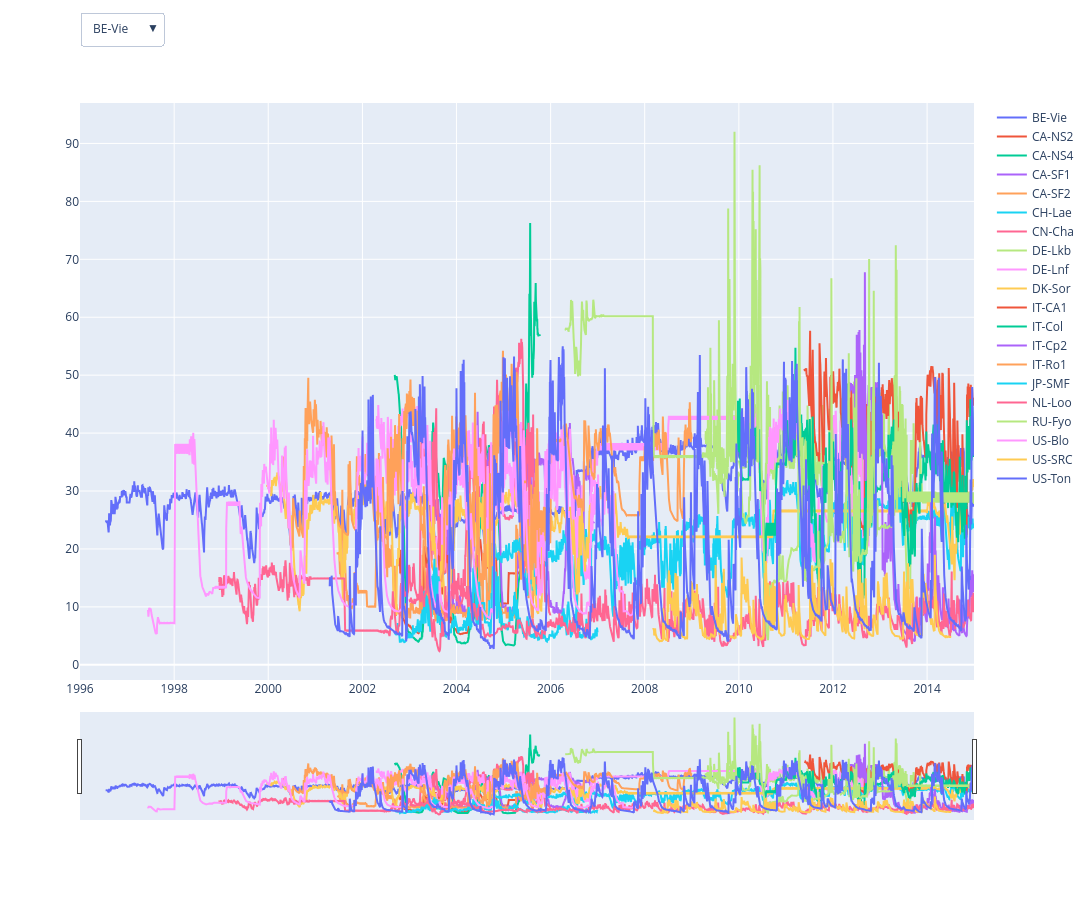

This figure's notebook cell:
### Code cell
buttons = []
i = 0

fig3 = go.Figure()

for site in site_list:
    fig3.add_trace(
        go.Scatter(
            x = df['TIMESTAMP'][df['site']==site],
            y = df['SWC_cleaned'][df['site']==site],
            name = site, visible = (i==0)
        )
    )
    
for site in site_list:
    args = [False] * len(site_list)
    args[i] = True
    
    #create a button object for the country we are on
    button = dict(label = site,
                  method = "update",
                  args=[{"visible": args}])
    
    #add the button to our list of buttons
    buttons.append(button)
    
    #i is an iterable used to tell our "args" list which value to set to True
    i+=1
    
fig3.update_layout(updatemenus=[dict(active=0,
                                    type="dropdown",
                                    buttons=buttons,
                                    x = 0,
                                    y = 1.1,
                                    xanchor = 'left',
                                    yanchor = 'bottom'),
                              ])

fig3.update_layout(xaxis1_rangeslider_visible=True,
                  height=600)

fig3.update_layout(
    autosize=False,
    width=1400,
    height=900,)

### Figure 1 — Plotly figure (JSON) as saved in the notebook; plotly's stock layout.template omitted (floating-point values rounded to 4 significant figures; data arrays with more than 128 entries replaced by an {"elided": "..."} marker saying what was removed)
{"data": [{"name": "BE-Vie", "type": "scatter", "visible": true, "x": {"elided": "6940 str values"}, "y": {"elided": "6940 float values"}}, {"name": "CA-NS2", "type": "scatter", "visible": true, "x": {"elided": "1826 str values"}, "y": {"elided": "1826 float values"}}, {"name": "CA-NS4", "type": "scatter", "visible": true, "x": {"elided": "1461 str values"}, "y": {"elided": "1461 float values"}}, {"name": "CA-SF1", "type": "scatter", "visible": true, "x": {"elided": "1461 str values"}, "y": {"elided": "1461 float values"}}, {"name": "CA-SF2", "type": "scatter", "visible": true, "x": {"elided": "1826 str values"}, "y": {"elided": "1826 float values"}}, {"name": "CH-Lae", "type": "scatter", "visible": true, "x": {"elided": "4018 str values"}, "y": {"elided": "4018 float values"}}, {"name": "CN-Cha", "type": "scatter", "visible": true, "x": {"elided": "1096 str values"}, "y": {"elided": "1096 float values"}}, {"name": "DE-Lkb", "type": "scatter", "visible": true, "x": {"elided": "1826 str values"}, "y": {"elided": "1826 float values"}}, {"name": "DE-Lnf", "type": "scatter", "visible": true, "x": {"elided": "4018 str values"}, "y": {"elided": "4018 float values"}}, {"name": "DK-Sor", "type": "scatter", "visible": true, "x": {"elided": "6940 str values"}, "y": {"elided": "6940 float values"}}, {"name": "Fl-Sod", "type": "scatter", "visible": true, "x": [], "y": []}, {"name": "IT-CA1", "type": "scatter", "visible": true, "x": {"elided": "1461 str values"}, "y": {"elided": "1461 float values"}}, {"name": "IT-Col", "type": "scatter", "visible": true, "x": {"elided": "6940 str values"}, "y": {"elided": "6940 float values"}}, {"name": "IT-Cp2", "type": "scatter", "visible": true, "x": {"elided": "1096 str values"}, "y": {"elided": "1096 float values"}}, {"name": "IT-Ro1", "type": "scatter", "visible": true, "x": {"elided": "3288 str values"}, "y": {"elided": "3288 float values"}}, {"name": "JP-SMF", "type": "scatter", "visible": true, "x": {"elided": "1826 str values"}, "y": {"elided": "1826 float values"}}, {"name": "NL-Loo", "type": "scatter", "visible": true, "x": {"elided": "6940 str values"}, "y": {"elided": "6940 float values"}}, {"name": "RU-Fyo", "type": "scatter", "visible": true, "x": {"elided": "6209 str values"}, "y": {"elided": "6209 float values"}}, {"name": "US-Blo", "type": "scatter", "visible": true, "x": {"elided": "4017 str values"}, "y": {"elided": "4017 float values"}}, {"name": "US-SRC", "type": "scatter", "visible": true, "x": {"elided": "2557 str values"}, "y": {"elided": "2557 float values"}}, {"name": "US-Ton", "type": "scatter", "visible": true, "x": {"elided": "5113 str values"}, "y": {"elided": "5113 float values"}}], "layout": {"autosize": false, "height": 900, "updatemenus": [{"active": 0, "buttons": [{"args": [{"visible": [true, false, false, false, false, false, false, false, false, false, false, false, false, false, false, false, false, false, false, false, false]}], "label": "BE-Vie", "method": "update"}, {"args": [{"visible": [false, true, false, false, false, false, false, false, false, false, false, false, false, false, false, false, false, false, false, false, false]}], "label": "CA-NS2", "method": "update"}, {"args": [{"visible": [false, false, true, false, false, false, false, false, false, false, false, false, false, false, false, false, false, false, false, false, false]}], "label": "CA-NS4", "method": "update"}, {"args": [{"visible": [false, false, false, true, false, false, false, false, false, false, false, false, false, false, false, false, false, false, false, false, false]}], "label": "CA-SF1", "method": "update"}, {"args": [{"visible": [false, false, false, false, true, false, false, false, false, false, false, false, false, false, false, false, false, false, false, false, false]}], "label": "CA-SF2", "method": "update"}, {"args": [{"visible": [false, false, false, false, false, true, false, false, false, false, false, false, false, false, false, false, false, false, false, false, false]}], "label": "CH-Lae", "method": "update"}, {"args": [{"visible": [false, false, false, false, false, false, true, false, false, false, false, false, false, false, false, false, false, false, false, false, false]}], "label": "CN-Cha", "method": "update"}, {"args": [{"visible": [false, false, false, false, false, false, false, true, false, false, false, false, false, false, false, false, false, false, false, false, false]}], "label": "DE-Lkb", "method": "update"}, {"args": [{"visible": [false, false, false, false, false, false, false, false, true, false, false, false, false, false, false, false, false, false, false, false, false]}], "label": "DE-Lnf", "method": "update"}, {"args": [{"visible": [false, false, false, false, false, false, false, false, false, true, false, false, false, false, false, false, false, false, false, false, false]}], "label": "DK-Sor", "method": "update"}, {"args": [{"visible": [false, false, false, false, false, false, false, false, false, false, true, false, false, false, false, false, false, false, false, false, false]}], "label": "Fl-Sod", "method": "update"}, {"args": [{"visible": [false, false, false, false, false, false, false, false, false, false, false, true, false, false, false, false, false, false, false, false, false]}], "label": "IT-CA1", "method": "update"}, {"args": [{"visible": [false, false, false, false, false, false, false, false, false, false, false, false, true, false, false, false, false, false, false, false, false]}], "label": "IT-Col", "method": "update"}, {"args": [{"visible": [false, false, false, false, false, false, false, false, false, false, false, false, false, true, false, false, false, false, false, false, false]}], "label": "IT-Cp2", "method": "update"}, {"args": [{"visible": [false, false, false, false, false, false, false, false, false, false, false, false, false, false, true, false, false, false, false, false, false]}], "label": "IT-Ro1", "method": "update"}, {"args": [{"visible": [false, false, false, false, false, false, false, false, false, false, false, false, false, false, false, true, false, false, false, false, false]}], "label": "JP-SMF", "method": "update"}, {"args": [{"visible": [false, false, false, false, false, false, false, false, false, false, false, false, false, false, false, false, true, false, false, false, false]}], "label": "NL-Loo", "method": "update"}, {"args": [{"visible": [false, false, false, false, false, false, false, false, false, false, false, false, false, false, false, false, false, true, false, false, false]}], "label": "RU-Fyo", "method": "update"}, {"args": [{"visible": [false, false, false, false, false, false, false, false, false, false, false, false, false, false, false, false, false, false, true, false, false]}], "label": "US-Blo", "method": "update"}, {"args": [{"visible": [false, false, false, false, false, false, false, false, false, false, false, false, false, false, false, false, false, false, false, true, false]}], "label": "US-SRC", "method": "update"}, {"args": [{"visible": [false, false, false, false, false, false, false, false, false, false, false, false, false, false, false, false, false, false, false, false, true]}], "label": "US-Ton", "method": "update"}], "type": "dropdown", "x": 0, "xanchor": "left", "y": 1.1, "yanchor": "bottom"}], "width": 1400, "xaxis": {"rangeslider": {"visible": true}}}}
